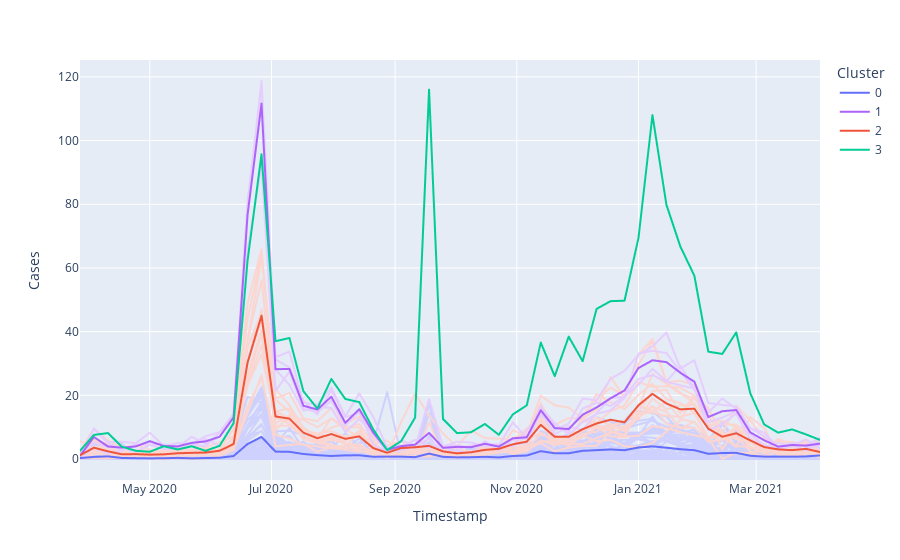
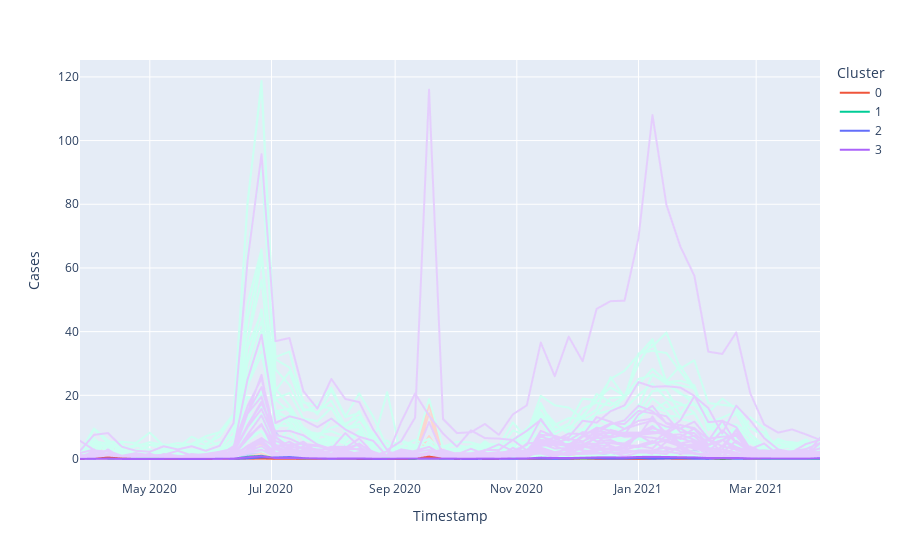
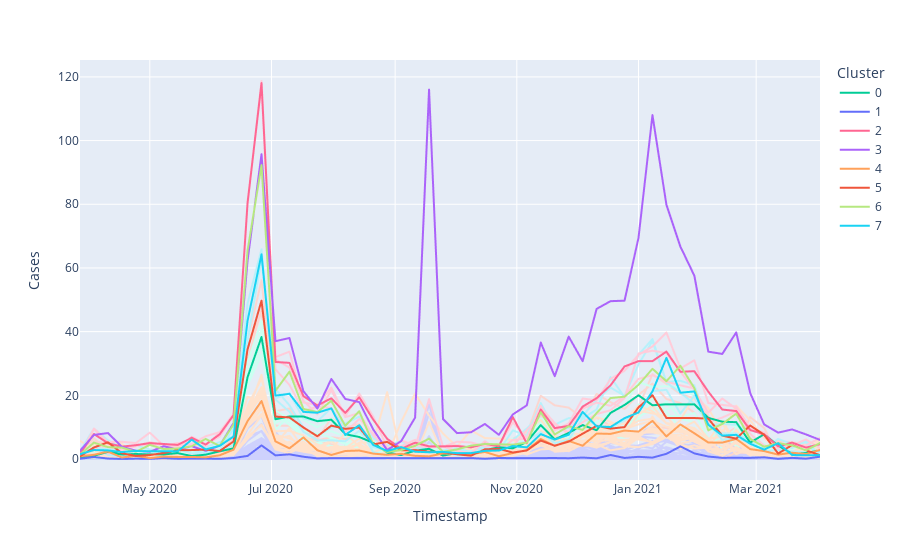
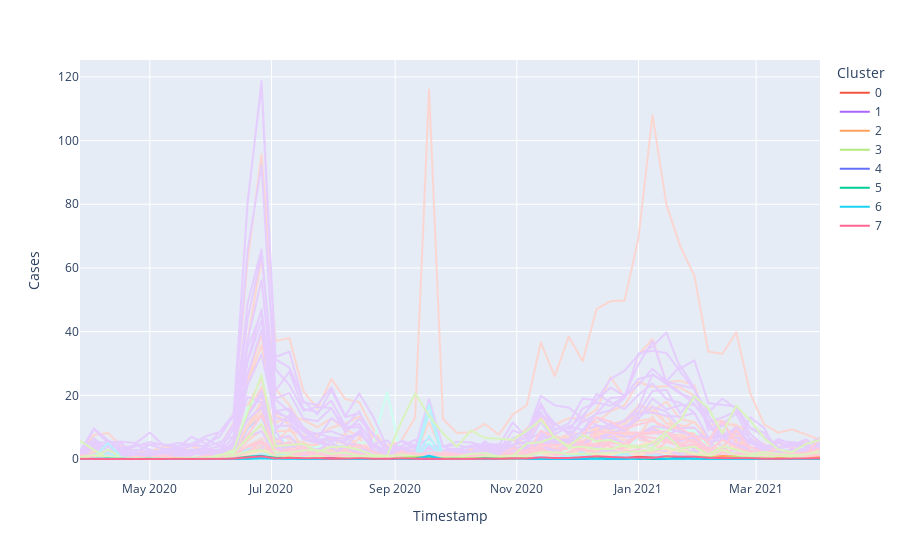

Notebook code cell kept with these figures, in order:
### Code cell
results = KMeansC(data.resample('7D').mean(), n_clusters=4)
results = KMeansC(data.resample('7D').mean(), n_clusters=4, norm=True)
results = KMeansC(data.resample('7D').mean(), n_clusters=4, dtw=True)
results = KMeansC(data.resample('7D').mean(), n_clusters=4, norm=True,dtw=True)
